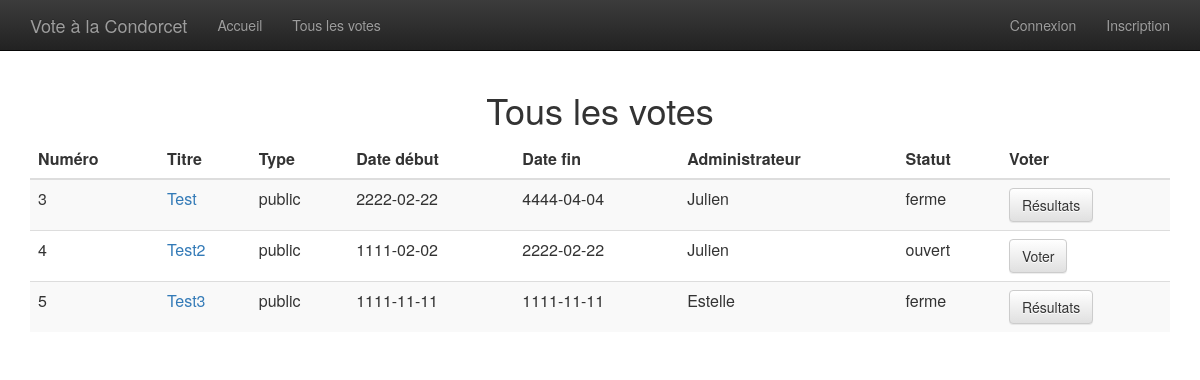
The app's page /index.php?action=tousLesVotes, older data.
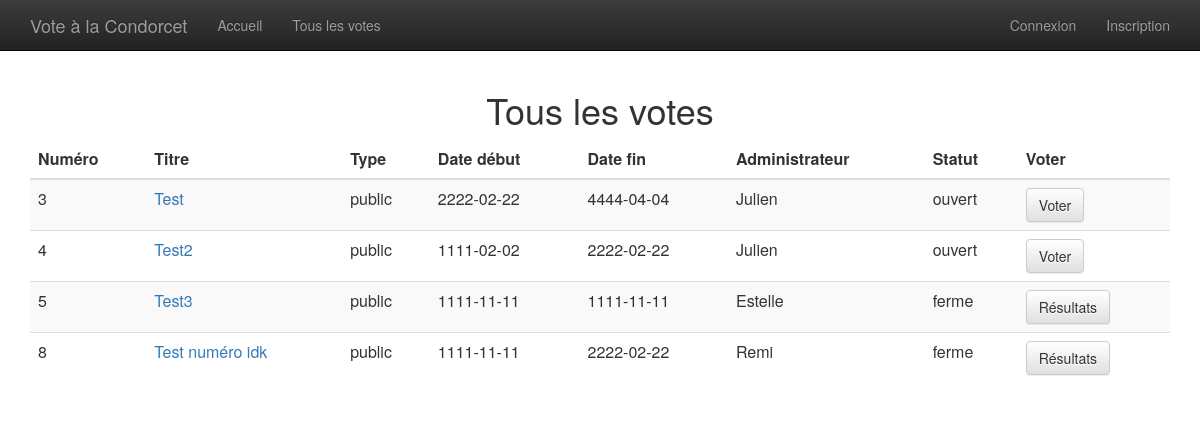
The same page, newer data.
### tables this page shows
CREATE TABLE `Votes` (
  `id` int(11) NOT NULL,
  `titre` varchar(20) NOT NULL,
  `description` varchar(400) NOT NULL,
  `type` varchar(10) NOT NULL,
  `nbAlternatives` int(11) NOT NULL,
  `dateDebut` date NOT NULL,
  `dateFin` date NOT NULL,
  `statut` varchar(10) NOT NULL,
  `idAdmin` int(11) NOT NULL
);

CREATE TABLE `Inscrits` (
  `id` int(11) NOT NULL,
  `pseudo` varchar(15) NOT NULL,
  `email` varchar(30) NOT NULL,
  `motDePasse` varchar(500) NOT NULL
);

### controller/controllerTousLesVotes.php (called while the page is built, shortened)
<?php
require_once('./model/Vote.php');
function getTousLesVotes() {
  if(isset($_SESSION['pseudo'])) {
    $votes = Vote::recupererVotes(new Inscrit($_SESSION['pseudo']));
  }
  else $votes = Vote::recupererVotes();
  require('./view/tousLesVotes.php');
}

### model/Vote.php (called while the page is built, shortened)
<?php
require_once('./model/Model.php');
class Vote extends Model {
  public $idAdmin;
  public function __construct($id = null, $titre = null, $description = null, $type = null, $nbAlternatives = null, $dateDebut = null, $dateFin = null,$statut = null, $idAdmin = null){
    $this->id = $id;
    $this->titre= $titre;
    $this->type = $type;
    $this->dateDebut = $dateDebut;
    $this->dateFin = $dateFin;
    $this->statut= $statut;
    $this->idAdmin = $idAdmin;
  }
  public static function recupererVotes(Inscrit $utilisateur = null) {
    if($utilisateur == null) {
      $utilisateur = new Inscrit(null, null);
      $sql = 'SELECT id, titre, description, type, nbAlternatives, dateDebut, dateFin, statut, idAdmin
              FROM Votes
              WHERE type=\'public\'';
      $req = $utilisateur->executerRequete($sql);
    }
    while($donnees = $req->fetch()) {
      $tableau[] = new Vote($donnees['id'], $donnees['titre'], $donnees['description'], $donnees['type'],
                            $donnees['nbAlternatives'], $donnees['dateDebut'], $donnees['dateFin'],
                            $donnees['statut'],$donnees['idAdmin']);
    }
    return $tableau;
  }
  public function getAdmin() {
    $sql = 'SELECT pseudo FROM Inscrits WHERE id=:idAdmin';
    $parametre = array('idAdmin' => $this->idAdmin);
    return $this->executerRequete($sql, $parametre)->fetch()['pseudo'];
  }
}

### model/Model.php (called while the page is built, shortened)
<?php
abstract class Model
{
  public function executerRequete($sql, $parametres = null) {
    if ($parametres == null) {
      $req = $this->dbConnect()->query($sql);
    }
    else {
      $req = $this->dbConnect()->prepare($sql);
      $req->execute($parametres);
    }
    return $req;
  }
  private function dbConnect(){
    try {
      $bdd = new PDO('mysql:host=localhost;dbname=Condorcet;charset=utf8', 'root', 'root', array(PDO::ATTR_ERRMODE => PDO::ERRMODE_EXCEPTION));
    }
    catch (Exception $e) {
      die('Erreur : ' . $e->getMessage());
    }
    return $bdd;
  }
}

### view/tousLesVotes.php (the view, shortened to what this page needs)
<div class="container">
	<h1>Tous les votes</h1>
	<p>
<?php if ($votes != null){ ?>
	<table class="table table-striped">
		<thead>
			<th>Numéro</th>
			<th>Titre</th>
			<th>Type</th>
			<th>Date début</th>
			<th>Date fin</th>
			<th>Administrateur</th>
			<th>Statut</th>
			<th>Voter</th>
		</thead>
	<tbody>
			<?php
			foreach ($votes as $vote){
			?>
			<tr>
				<td><?php echo htmlspecialchars($vote->id); ?></td>
				<td><a href="/SiteWeb/index.php?action=consulterVote&amp;idVote=<?php echo $vote->id; ?>"><?php echo $vote->titre; ?></a></td>
				<td><?php echo htmlspecialchars($vote->type); ?></td>
				<td><?php echo htmlspecialchars($vote->dateDebut); ?></td>
				<td><?php echo htmlspecialchars($vote->dateFin); ?></td>
				<td><?php echo htmlspecialchars($vote->getAdmin()); ?></td>
				<td><?php echo htmlspecialchars($vote->statut); ?></td>
				<td>
			<?php
			if ($vote->statut == "ouvert" && isset($_SESSION['id']) && $_SESSION['id'] == $vote->idAdmin){
			?>
					<a class="btn btn-default" href="/SiteWeb/index.php?action=fermerVote&amp;idVote=<?php echo htmlspecialchars($vote->id); ?>" role="button">Clôturer</a>
					<a class="btn btn-default" href="/SiteWeb/index.php?action=voter&amp;idVote=<?php echo htmlspecialchars($vote->id); ?>" role="button">Voter</a>
			<?php
			}
			elseif ($vote->statut == "ouvert"){
			?>
				<a class="btn btn-default" href="/SiteWeb/index.php?action=voter&amp;idVote=<?php echo htmlspecialchars($vote->id); ?>" role="button">Voter</a>
			<?php
			}
			else{
			?>
				<a class="btn btn-default" href="/SiteWeb/index.php?action=resultat&amp;idVote=<?php echo htmlspecialchars($vote->id); ?>" role="button">Résultats</a>
			<?php
			}
			?>
				</td>
		</tr>
	<?php } ?>
	</tbody>
</table>
<?php
}
else  echo "Il n'y a aucun vote en cours.";?>
	</p>
</div>
<?php require('./view/template.php'); ?>

Row changes from the older to the newer data that the page shows:
changed votes "Test": statut "ferme" → "ouvert"; statut "Résultats" → "Voter"
added votes: id "8", titre "Test numéro idk", type "public", dateDebut "1111-11-11", dateFin "2222-02-22", idAdmin.pseudo "Remi", statut "ferme"
